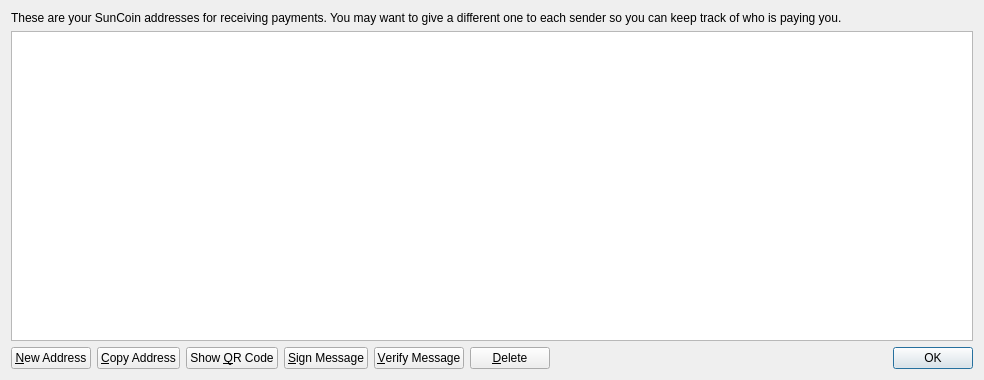
<?xml version="1.0" encoding="UTF-8"?>
<ui version="4.0">
 <class>AddressBookPage</class>
 <widget class="QWidget" name="AddressBookPage">
  <property name="geometry">
   <rect>
    <x>0</x>
    <y>0</y>
    <width>984</width>
    <height>380</height>
   </rect>
  </property>
  <property name="windowTitle">
   <string>Address Book</string>
  </property>
  
  <layout class="QVBoxLayout" name="verticalLayout">
   <item>
    <widget class="QLabel" name="labelExplanation">
     
     <property name="text">
      <string>These are your SunCoin addresses for receiving payments. You may want to give a different one to each sender so you can keep track of who is paying you.</string>
     </property>
     <property name="textFormat">
      <enum>Qt::PlainText</enum>
     </property>
     <property name="wordWrap">
      <bool>true</bool>
     </property>
    </widget>
   </item>
   <item>
    <widget class="QTableView" name="tableView">
     <property name="contextMenuPolicy">
      <enum>Qt::CustomContextMenu</enum>
     </property>
     <property name="toolTip">
      <string>Double-click to edit address or label</string>
     </property>
     <property name="tabKeyNavigation">
      <bool>false</bool>
     </property>
     <property name="alternatingRowColors">
      <bool>true</bool>
     </property>
     <property name="selectionMode">
      <enum>QAbstractItemView::SingleSelection</enum>
     </property>
     <property name="selectionBehavior">
      <enum>QAbstractItemView::SelectRows</enum>
     </property>
     <property name="sortingEnabled">
      <bool>true</bool>
     </property>
     <attribute name="verticalHeaderVisible">
      <bool>false</bool>
     </attribute>
    </widget>
   </item>
   <item>
    <layout class="QHBoxLayout" name="horizontalLayout">
     <item>
      <widget class="QPushButton" name="newAddressButton">
       <property name="toolTip">
        <string>Create a new address</string>
       </property>
      
       <property name="text">
        <string>&amp;New Address</string>
       </property>
       <property name="icon">
        <iconset resource="../bitcoin.qrc">
         <normaloff>:/icons/add</normaloff>:/icons/add</iconset>
       </property>
      </widget>
     </item>
     <item>
      <widget class="QPushButton" name="copyToClipboard">
       <property name="toolTip">
        <string>Copy the currently selected address to the system clipboard</string>
       </property>
       <property name="text">
        <string>&amp;Copy Address</string>
       </property>
       <property name="icon">
        <iconset resource="../bitcoin.qrc">
         <normaloff>:/icons/editcopy</normaloff>:/icons/editcopy</iconset>
       </property>
      </widget>
     </item>
     <item>
      <widget class="QPushButton" name="showQRCode">
       <property name="text">
        <string>Show &amp;QR Code</string>
       </property>
       <property name="icon">
        <iconset resource="../bitcoin.qrc">
         <normaloff>:/icons/qrcode</normaloff>:/icons/qrcode</iconset>
       </property>
      </widget>
     </item>
     <item>
      <widget class="QPushButton" name="signMessage">
       <property name="toolTip">
        <string>Sign a message to prove you own a Bitcoin address</string>
       </property>
       <property name="text">
        <string>&amp;Sign Message</string>
       </property>
       <property name="icon">
        <iconset resource="../bitcoin.qrc">
         <normaloff>:/icons/edit</normaloff>:/icons/edit</iconset>
       </property>
      </widget>
     </item>
     <item>
      <widget class="QPushButton" name="verifyMessage">
       <property name="toolTip">
        <string>Verify a message to ensure it was signed with a specified Bitcoin address</string>
       </property>
       <property name="text">
        <string>&amp;Verify Message</string>
       </property>
       <property name="icon">
        <iconset resource="../bitcoin.qrc">
         <normaloff>:/icons/transaction_0</normaloff>:/icons/transaction_0</iconset>
       </property>
      </widget>
     </item>
     <item>
      <widget class="QPushButton" name="deleteButton">
       <property name="toolTip">
        <string>Delete the currently selected address from the list. Only sending addresses can be deleted.</string>
       </property>
       <property name="text">
        <string>&amp;Delete</string>
       </property>
       <property name="icon">
        <iconset resource="../bitcoin.qrc">
         <normaloff>:/icons/remove</normaloff>:/icons/remove</iconset>
       </property>
      </widget>
     </item>
     <item>
      <spacer name="horizontalSpacer">
       <property name="orientation">
        <enum>Qt::Horizontal</enum>
       </property>
       <property name="sizeHint" stdset="0">
        <size>
         <width>40</width>
         <height>20</height>
        </size>
       </property>
      </spacer>
     </item>
     <item>
      <widget class="QDialogButtonBox" name="buttonBox">
       <property name="sizePolicy">
        <sizepolicy hsizetype="Maximum" vsizetype="Fixed">
         <horstretch>0</horstretch>
         <verstretch>0</verstretch>
        </sizepolicy>
       </property>
       <property name="standardButtons">
        <set>QDialogButtonBox::Ok</set>
       </property>
      </widget>
     </item>
    </layout>
   </item>
  </layout>
 </widget>
 <resources>
  <include location="../bitcoin.qrc"/>
 </resources>
 <connections/>
</ui>
